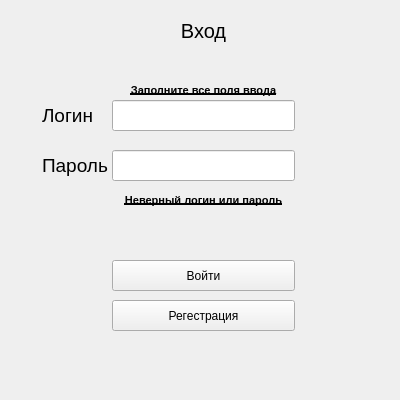
<?xml version="1.0" encoding="UTF-8"?>
<ui version="4.0">
 <class>Form</class>
 <widget class="QWidget" name="Form">
  <property name="windowModality">
   <enum>Qt::NonModal</enum>
  </property>
  <property name="geometry">
   <rect>
    <x>0</x>
    <y>0</y>
    <width>400</width>
    <height>400</height>
   </rect>
  </property>
  <property name="sizePolicy">
   <sizepolicy hsizetype="Fixed" vsizetype="Fixed">
    <horstretch>0</horstretch>
    <verstretch>0</verstretch>
   </sizepolicy>
  </property>
  <property name="minimumSize">
   <size>
    <width>400</width>
    <height>400</height>
   </size>
  </property>
  <property name="maximumSize">
   <size>
    <width>400</width>
    <height>400</height>
   </size>
  </property>
  <property name="windowTitle">
   <string>Form</string>
  </property>
  <widget class="QLineEdit" name="password_input">
   <property name="geometry">
    <rect>
     <x>112</x>
     <y>150</y>
     <width>183</width>
     <height>31</height>
    </rect>
   </property>
  </widget>
  <widget class="QLabel" name="password_label">
   <property name="geometry">
    <rect>
     <x>42</x>
     <y>150</y>
     <width>71</width>
     <height>31</height>
    </rect>
   </property>
   <property name="font">
    <font>
     <pointsize>14</pointsize>
    </font>
   </property>
   <property name="text">
    <string>Пароль</string>
   </property>
  </widget>
  <widget class="QPushButton" name="registr_btn">
   <property name="geometry">
    <rect>
     <x>112</x>
     <y>300</y>
     <width>183</width>
     <height>31</height>
    </rect>
   </property>
   <property name="text">
    <string>Регестрация</string>
   </property>
  </widget>
  <widget class="QPushButton" name="log_in_btn">
   <property name="geometry">
    <rect>
     <x>112</x>
     <y>260</y>
     <width>183</width>
     <height>31</height>
    </rect>
   </property>
   <property name="sizePolicy">
    <sizepolicy hsizetype="Fixed" vsizetype="Fixed">
     <horstretch>0</horstretch>
     <verstretch>0</verstretch>
    </sizepolicy>
   </property>
   <property name="text">
    <string>Войти</string>
   </property>
  </widget>
  <widget class="QLineEdit" name="login_input">
   <property name="geometry">
    <rect>
     <x>112</x>
     <y>100</y>
     <width>183</width>
     <height>31</height>
    </rect>
   </property>
  </widget>
  <widget class="QLabel" name="login_lable">
   <property name="geometry">
    <rect>
     <x>42</x>
     <y>100</y>
     <width>71</width>
     <height>31</height>
    </rect>
   </property>
   <property name="font">
    <font>
     <pointsize>14</pointsize>
    </font>
   </property>
   <property name="text">
    <string>Логин</string>
   </property>
  </widget>
  <widget class="QLabel" name="label">
   <property name="geometry">
    <rect>
     <x>14</x>
     <y>10</y>
     <width>379</width>
     <height>41</height>
    </rect>
   </property>
   <property name="font">
    <font>
     <pointsize>15</pointsize>
    </font>
   </property>
   <property name="text">
    <string>Вход</string>
   </property>
   <property name="alignment">
    <set>Qt::AlignCenter</set>
   </property>
  </widget>
  <widget class="QLabel" name="wrong_login_or_passsword">
   <property name="geometry">
    <rect>
     <x>28</x>
     <y>190</y>
     <width>351</width>
     <height>20</height>
    </rect>
   </property>
   <property name="font">
    <font>
     <pointsize>8</pointsize>
     <weight>75</weight>
     <bold>true</bold>
     <underline>true</underline>
    </font>
   </property>
   <property name="text">
    <string>Неверный логин или пароль</string>
   </property>
   <property name="alignment">
    <set>Qt::AlignCenter</set>
   </property>
  </widget>
  <widget class="QLabel" name="wrong_inputs">
   <property name="geometry">
    <rect>
     <x>28</x>
     <y>80</y>
     <width>351</width>
     <height>20</height>
    </rect>
   </property>
   <property name="font">
    <font>
     <pointsize>8</pointsize>
     <weight>75</weight>
     <bold>true</bold>
     <underline>true</underline>
    </font>
   </property>
   <property name="text">
    <string>Заполните все поля ввода</string>
   </property>
   <property name="alignment">
    <set>Qt::AlignCenter</set>
   </property>
  </widget>
 </widget>
 <resources/>
 <connections/>
</ui>
